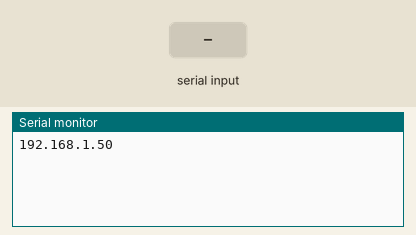
Bench run of a sketch on a simulated ESP32. Parts: the last lines printed to the serial monitor. The test bench sets the inputs (shaded band). WiFi joins after 1.5 s; servers stay silent unless stated.

Above: at 2.7 s.
2.8 s: "1\n" received over Serial
At 4.0 s:
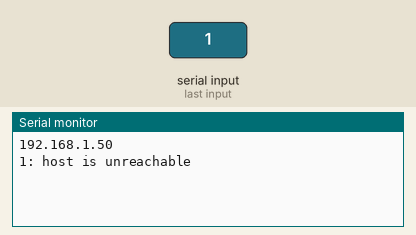
4.3 s: "0\n" received over Serial
At 5.3 s:
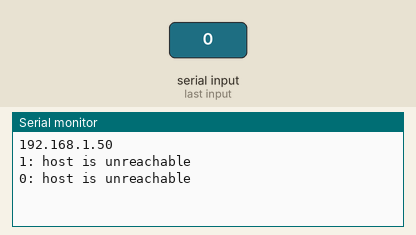
5.8 s: "2\n" received over Serial
At 6.5 s:
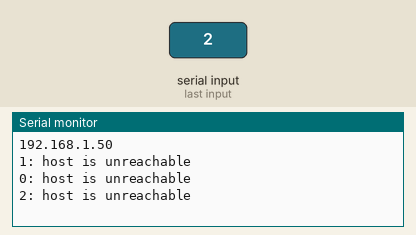

The sketch:

1.ino
```cpp
#include <Arduino.h>
#include <WiFi.h>

void setup () {
    WiFi.begin("ASOIU", "kaf.asoiu.48");
    auto res = WiFi.waitForConnectResult();

    if (res == WL_CONNECTED) {
        auto ip = WiFi.localIP();
        Serial.print(ip.toString());
        Serial.print('\n');
    } else {
        Serial.print("error! can't connect to wi-fi!");
        while (true) { /* Hang up */ }
    }
}

void loop() {
    auto host = Serial.readStringUntil('\n');
    if (host.length() <= 0)
        goto end;
    if (WiFi.ping(host) > 0) {
        Serial.printf("%s is available\n", host.c_str());
    } else {
        Serial.printf("%s: host is unreachable\n", host.c_str());
    }

    end:
        { }
}
```

Measured:
- after the input at 2.8 s, the serial monitor: prints a new line at once (image 1)
- after the input at 4.3 s, the serial monitor: prints a new line at once (image 2)
- after the input at 5.8 s, the serial monitor: prints a new line at once (image 3)
